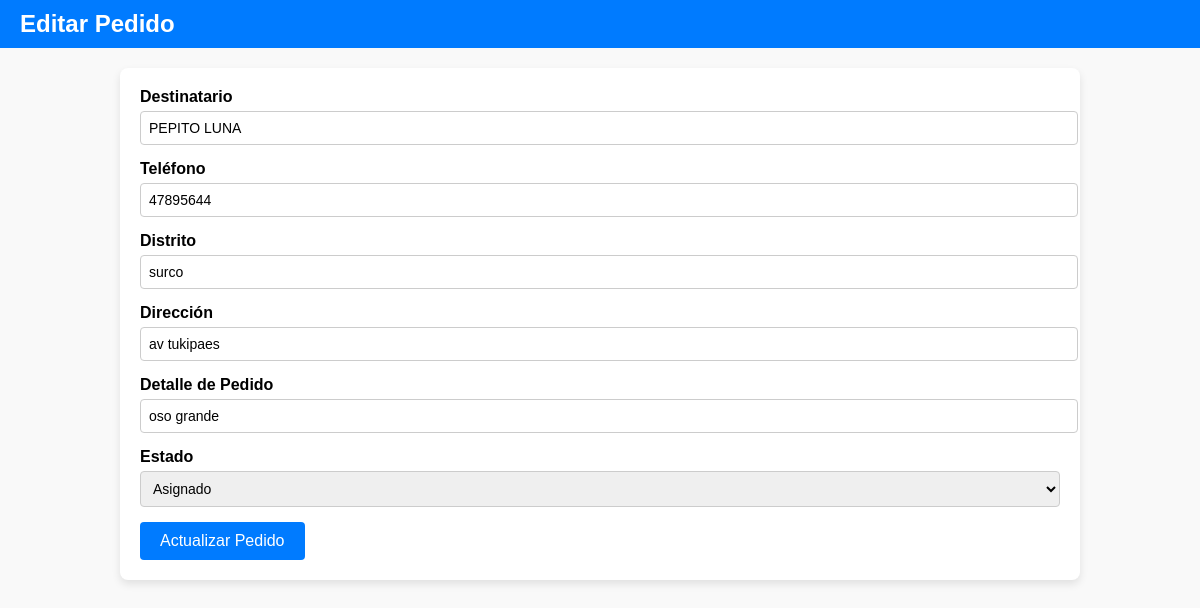
The app's page /courier_sdt/admin/editar_pedido.php?id=2 with its own data.
### tables this page shows
CREATE TABLE `pedidos` (
  `id_pedido` int(11) NOT NULL,
  `id_emprendedor` int(11) NOT NULL,
  `id_motorizado` int(11) DEFAULT NULL,
  `destinatario` varchar(120) NOT NULL,
  `tipo_pedido` varchar(40) NOT NULL,
  `telefono` varchar(20) NOT NULL,
  `distrito` varchar(80) NOT NULL,
  `direccion` varchar(200) NOT NULL,
  `detalle_pedido` text NOT NULL,
  `observaciones` varchar(255) DEFAULT NULL,
  `fecha_creacion` timestamp NOT NULL DEFAULT current_timestamp(),
  `codigo_seguimiento` varchar(30) DEFAULT NULL,
  `estado` varchar(20) NOT NULL DEFAULT 'asignado',
  `creado_en` datetime DEFAULT current_timestamp()
);

### courier_sdt/admin/editar_pedido.php (the view, shortened to what this page needs)
<?php
require_once __DIR__ . '/../config.php';
if (isset($_GET['id'])) {
    $pedido_id = $_GET['id'];
    $stmt = $pdo->prepare("SELECT * FROM pedidos WHERE id_pedido = ?");
    $stmt->execute([$pedido_id]);
    $pedido = $stmt->fetch(PDO::FETCH_ASSOC);
}
?>
<!DOCTYPE html>
<html lang="es">
<head>
</head>
<body>
  <header>
    <h1>Editar Pedido</h1>
  </header>
  <div class="container">
    <form method="POST" action="editar_pedido.php?id=<?= $pedido['id_pedido'] ?>">
      <div class="form-group">
        <label for="destinatario">Destinatario</label>
        <input type="text" name="destinatario" id="destinatario" value="<?= htmlspecialchars($pedido['destinatario']) ?>" required>
      </div>
      <div class="form-group">
        <label for="telefono">Teléfono</label>
        <input type="text" name="telefono" id="telefono" value="<?= htmlspecialchars($pedido['telefono']) ?>" required>
      </div>
      <div class="form-group">
        <label for="distrito">Distrito</label>
        <input type="text" name="distrito" id="distrito" value="<?= htmlspecialchars($pedido['distrito']) ?>" required>
      </div>
      <div class="form-group">
        <label for="direccion">Dirección</label>
        <input type="text" name="direccion" id="direccion" value="<?= htmlspecialchars($pedido['direccion']) ?>" required>
      </div>
      <div class="form-group">
        <label for="detalle_pedido">Detalle de Pedido</label>
        <input type="text" name="detalle_pedido" id="detalle_pedido" value="<?= htmlspecialchars($pedido['detalle_pedido']) ?>" required>
      </div>
      <div class="form-group">
        <label for="estado">Estado</label>
        <select name="estado" id="estado">
          <option value="asignado" <?= $pedido['estado'] === 'asignado' ? 'selected' : '' ?>>Asignado</option>
        </select>
      </div>
      <button type="submit" class="btn-primary">Actualizar Pedido</button>
    </form>
  </div>
</body>
</html>

### courier_sdt/admin/editar_pedido.php (style rules this page uses)
body { font-family: Arial, sans-serif; background-color: #f9f9f9; margin: 0; padding: 0; }
header { background-color: #007bff; color: white; padding: 10px 20px; }
header h1 { margin: 0; font-size: 24px; }
.container { width: 80%; margin: 20px auto; }
form { background-color: white; padding: 20px; border-radius: 8px; box-shadow: 0 4px 8px rgba(0, 0, 0, 0.1); }
.form-group { margin-bottom: 15px; }
.form-group label { font-weight: bold; }
.form-group input, .form-group select { width: 100%; padding: 8px; margin-top: 5px; font-size: 14px; border: 1px solid #ccc; border-radius: 4px; }
button { background-color: #007bff; color: white; padding: 10px 20px; border: none; font-size: 16px; border-radius: 4px; cursor: pointer; }

### records on screen
pedidos: destinatario "PEPITO LUNA", telefono "47895644", distrito "surco", direccion "av tukipaes", detalle_pedido "oso grande", estado "Asignado"
